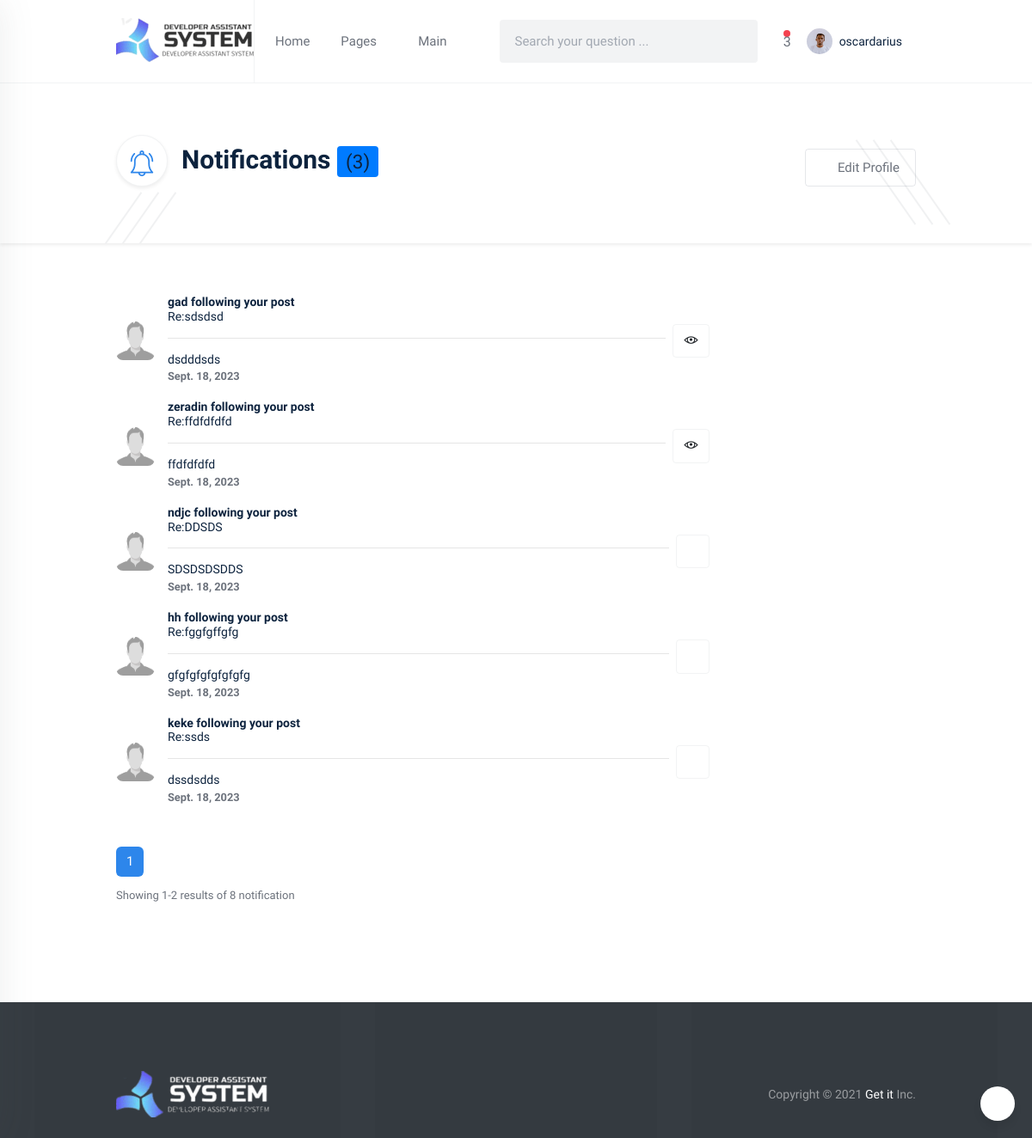
Page /notifications/ (signed in) on the committed database.
### authentication/models.py (models this page shows, shortened)
class Profile(models.Model):
    user = models.OneToOneField(User, on_delete=models.CASCADE)
    user_image = models.ImageField(upload_to='images/', default='profile.png', null=True, blank=True)
    location = models.CharField(max_length=100, null=True, blank=True)
    about_me = models.TextField(null=True, blank=True)
    github_link = models.URLField(default='https://github.com/', null=True, blank=True)
    website_link = models.URLField(default='https://www.google.com/', null=True, blank=True)
    backend_development = models.PositiveIntegerField(null=True, blank=True)
    frontend_development = models.PositiveIntegerField(null=True, blank=True)
    hardware = models.PositiveIntegerField(null=True, blank=True)
    uiandux = models.PositiveIntegerField(null=True, blank=True)
    artificial_intelligence = models.PositiveIntegerField(null=True, blank=True)
    badge = models.BooleanField(default=False)
    date_created = models.DateField(default=now)

class User(AbstractBaseUser):
    full_name = models.CharField(max_length=255, null=False)
    email = models.EmailField(
        verbose_name='email address',
        max_length=255,
        unique=True,
    )
    phone_number = PhoneNumberField(unique=True)
    is_verified = models.BooleanField(default=False)
    is_two_f_enable = models.BooleanField(default=False)
    is_active = models.BooleanField(default=True)
    staff = models.BooleanField(default=False)
    admin = models.BooleanField(default=False)
    USERNAME_FIELD = 'email'
    REQUIRED_FIELDS = ['full_name', 'phone_number']
    objects = UserManager()
    class Meta:
        app_label = 'authentication'

### questions/models.py (models this page shows, shortened)
class ConnectWith(models.Model):
    user = models.ForeignKey(User, on_delete=models.CASCADE)
    name = models.CharField(max_length=250)
    email = models.EmailField(max_length=250)
    subject = models.CharField(max_length=250)
    body = models.TextField()
    readed_notification = models.BooleanField(default=False)
    published_date = models.DateField(auto_now_add=True)

### home_view/views.py (the view)
# urls.py: path('notifications/', views.notifications, name="notifications"),
@login_required(login_url='login')
def notifications(request):
    all_notification = ConnectWith.objects.filter(user=request.user).order_by('-id')
    paginator = Paginator(all_notification, 5)
    page_number = request.GET.get('page')
    try:
        posts = paginator.page(page_number)
    except PageNotAnInteger:
        posts = paginator.page(1)
    except EmptyPage:
        posts = paginator.page(paginator.num_pages)
    context = {
        'all_notification': posts
    }
    return render(request, 'notifications.html', context)

### home_view/templates/notifications.html (shortened to what this page needs)
{% extends 'base_white.html' %}
{% load static %}
{% block content %}
<section class="hero-area bg-white shadow-sm overflow-hidden pt-60px pb-50px">
    <span class="stroke-shape stroke-shape-1"></span>
    <span class="stroke-shape stroke-shape-2"></span>
    <span class="stroke-shape stroke-shape-3"></span>
    <span class="stroke-shape stroke-shape-4"></span>
    <span class="stroke-shape stroke-shape-5"></span>
    <span class="stroke-shape stroke-shape-6"></span>
    <div class="container">
        <div class="row">
            <div class="col-lg-8">
                <div class="hero-content d-flex align-items-center">
                    <div class="icon-element shadow-sm flex-shrink-0 mr-3 border border-gray">
                    </div>
                    <h2 class="section-title fs-30">Notifications  <span class="badge bg-primary totalunread">({{ notification_header_count }})</span></h2>
                </div>
            </div>
            <div class="col-lg-4">
                <div class="hero-btn-box text-right py-3">
                    <a href="{% url 'user_profile' %}" class="btn theme-btn theme-btn-outline theme-btn-outline-gray"><i class="la la-gear mr-1"></i> Edit Profile</a>
                </div>
            </div>
        </div>
    </div>
</section>
<section class="user-details-area pt-60px pb-60px">
    <div class="container">
        <div class="row">
            <div class="col-lg-9">
                <div class="notification-content-wrap notif-list">
                        {% for all_notification in all_notification %}
                            <div class="media media-card media--card shadow-none rounded-0 align-items-center bg-transparent notification-all">
                                <div class="media-img media-img-sm flex-shrink-0">
                                    <img src="{% static 'profile.png' %}" alt="avatar">
                                </div>
                                <div class="media-body p-0 border-left-0">
                                    <h3 class="fs-14 fw-regular"><b>{{ all_notification.name }} following your post</b></h3>
                                    <h5 class="fs-14 fw-regular">Re:{{ all_notification.subject }}</h5>
                                    <hr>
                                    <h6 class="fs-14 fw-regular">{{ all_notification.body }}</h6>
                                    <small class="meta d-block lh-24">
                                        <span><b>{{ all_notification.published_date }}</b></span>
                                    </small>
                                </div>
                                {% if not all_notification.readed_notification %}
                                <button data-index="{{ all_notification.id }}" data-notif="{{ all_notification.id }}" class="btn border border-gray fs-17 ml-2 markreadbtn" type="button" data-toggle="tooltip" data-placement="top" title="Mark as read"><i class="la la-eye"></i></button>
                               {% else %}
                                <button class="btn border border-gray fs-17 ml-2" type="button" data-toggle="tooltip" data-placement="top" title="Already Read"><i class="la la-glasses"></i></button>
                                {% endif %}
                            </div>
                            {% endfor %}
                </div>
                <div class="pager pt-30px mb-50px">
                    <nav aria-label="Page navigation example">
                        <ul class="pagination generic-pagination pr-1">
                                    <li class="page-item active"><a class="page-link" href="#">{{ all_notification.number }}</a></li>
                                    {% if all_notification.has_next %}
                                    <li class="page-item">
                                        <a class="page-link" href="?page={{ all_notification.next_page_number }}" aria-label="Next">
                                            <span aria-hidden="true"><i class="la la-arrow-right"></i></span>
                                        </a>
                                    </li>
                                    {% endif %}
                                </ul>
                    </nav>
                     <p class="fs-13 pt-2">Showing {{all_notification.number}}-{{ all_notification.paginator.num_pages }} results of {{ all_notification.paginator.count }} notification</p>
                </div>
            </div>
        </div>
    </div>
</section>
{% endblock %}

### templates/partial/header_white.html (shortened to what this page needs)
{% load static %}
<header class="header-area bg-white border-bottom border-bottom-gray">
    <div class="container">
        <div class="row align-items-center">
            <div class="col-lg-2">
                <div class="logo-box">
                    <a href="{% url 'home' %}" class="logo"><img src="{% static 'home/images/logo-black.png' %}" alt="logo"></a>
                </div>
            </div>
            <div class="col-lg-10">
                <div class="menu-wrapper border-left border-left-gray pl-2">
                    <nav class="menu-bar mr-auto">
                        <ul>
                            <li>
                                <a href="{% url 'home' %}">Home </a>
                            </li>
                            <li>
                                <a href="#!">Pages <i class="la la-angle-down fs-11"></i></a>
                            </li>
                            {% if user.is_authenticated %}
                            <li>
                                <a href="{% url 'user_home' %}">Main </a>
                            </li>
                            {% endif %}
                        </ul>
                    </nav>
                <form method="GET" action="{% url 'question' %}">
                        <div class="form-group mb-0">
                            <input class="form-control form--control form--control-bg-gray text-black" type="text" name="search_question" placeholder="Search your question ...">
                            <button class="form-btn text-white-50" type="submit"><i class="la la-search"></i></button>
                        </div>
                    </form>
                    {% if user.is_authenticated %}
                    <div class="nav-right-button">
                        <ul class="user-action-wrap d-flex align-items-center">
                            <li class="dropdown">
                                <span class="ball red ball-lg noti-dot totalunreadMain">{{ notification_header_count }}</span>
                                <a class="nav-link dropdown-toggle dropdown--toggle" href="#" id="notificationDropdown" role="button" data-toggle="dropdown" aria-haspopup="true" aria-expanded="false">
                                    <i class="la la-bell"></i>
                                </a>
                            </li>
                            <li class="dropdown user-dropdown">
                                <a class="nav-link dropdown-toggle dropdown--toggle pl-2" href="#" id="userMenuDropdown" role="button" data-toggle="dropdown" aria-haspopup="true" aria-expanded="false">
                                    <div class="media media-card media--card shadow-none mb-0 rounded-0 align-items-center bg-transparent">
                                        <div class="media-img media-img-xs flex-shrink-0 rounded-full mr-2">
                                            <img src="{{ profile.user_image.url }}" alt="avatar" class="rounded-full">
                                        </div>
                                        <div class="media-body p-0 border-left-0">
                                            <h5 class="fs-14">{{ user.full_name }}</h5>
                                        </div>
                                    </div>
                                </a>
                            </li>
                        </ul>
                    </div>
                    {% endif %}
                </div>
            </div>
        </div>
    </div>
</header>

### rows in the picture
Profile: user_image (picture)
User: full_name "oscardarius"
ConnectWith: name "gad", subject "sdsdsd", body "dsdddsds", published_date "Sept. 18, 2023"
ConnectWith: name "zeradin", subject "ffdfdfdfd", body "ffdfdfdfd", published_date "Sept. 18, 2023"
ConnectWith: name "ndjc", subject "DDSDS", body "SDSDSDSDDS", published_date "Sept. 18, 2023", readed_notification True (drawn)
ConnectWith: name "hh", subject "fggfgffgfg", body "gfgfgfgfgfgfgfg", published_date "Sept. 18, 2023", readed_notification True (drawn)
ConnectWith: name "keke", subject "ssds", body "dssdsdds", published_date "Sept. 18, 2023", readed_notification True (drawn)

### other values in the picture
{{ notification_header_count }} "3"
{{ all_notification.number }} "1"
{{ all_notification.paginator.num_pages }} "2"
{{ all_notification.paginator.count }} "8"
